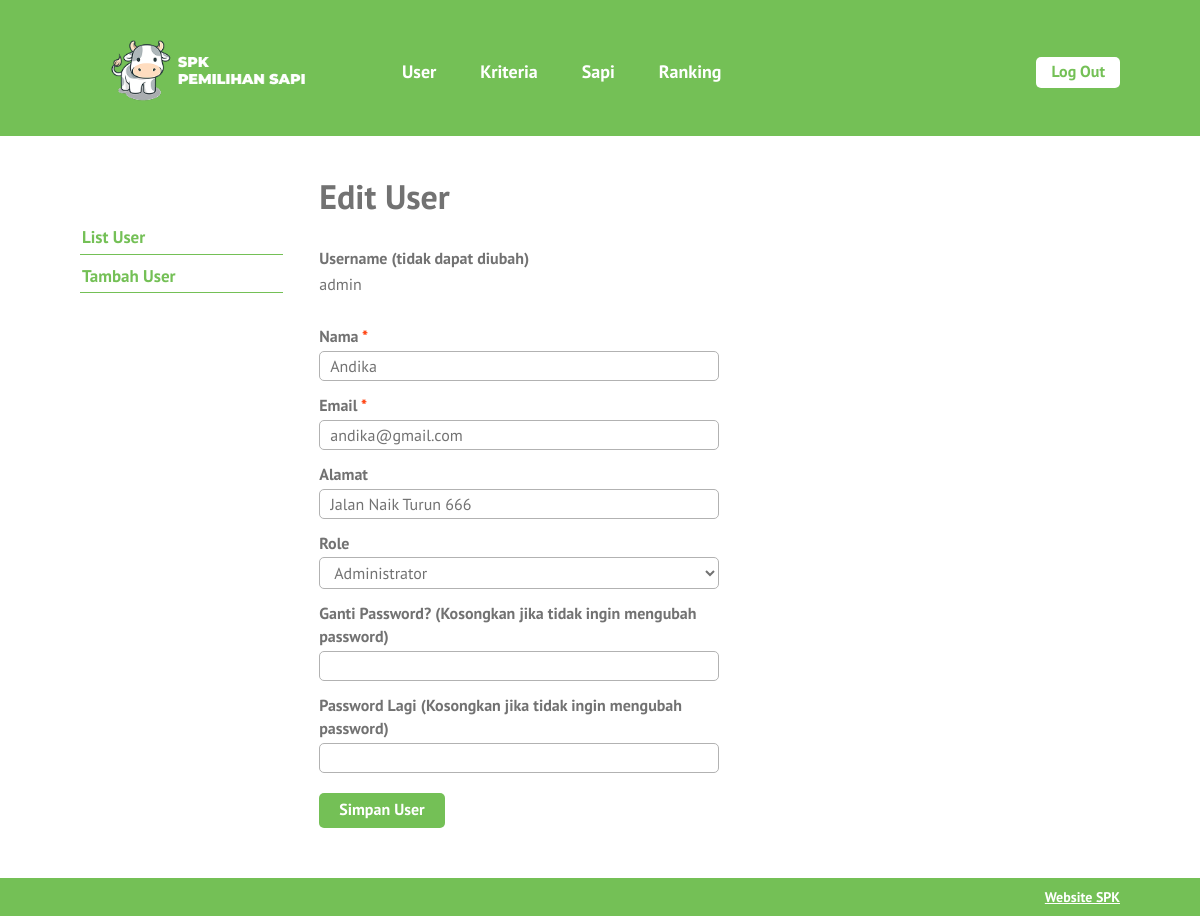
Page /edit-user.php?id=1 (signed in) on the committed database.
### tables this page shows
CREATE TABLE `user` (
  `id_user` int(5) NOT NULL,
  `username` varchar(16) NOT NULL,
  `password` varchar(50) NOT NULL,
  `nama` varchar(70) NOT NULL,
  `email` varchar(50) DEFAULT NULL,
  `alamat` varchar(100) DEFAULT NULL,
  `role` char(1) NOT NULL
);

### edit-user.php (the view, shortened to what this page needs)
<?php require_once('includes/init.php'); ?>
<?php cek_login($role = array(1)); ?>
<?php
$sukses = false;
$ada_error = false;
$result = '';
$id_user = (isset($_GET['id'])) ? trim($_GET['id']) : '';
if(!$id_user) {
	$ada_error = 'Maaf, data tidak dapat diproses.';
} else {
	$query = $pdo->prepare('SELECT id_user, username, nama, email, alamat, role FROM user WHERE user.id_user = :id_user');
	$query->execute(array('id_user' => $id_user));
	$result = $query->fetch();
	$nama = (isset($result['nama'])) ? trim($result['nama']) : '';
	$email = (isset($result['email'])) ? trim($result['email']) : '';
	$alamat = (isset($result['alamat'])) ? trim($result['alamat']) : '';
	$role = (isset($result['role'])) ? trim($result['role']) : '';
}
?>
<?php
require_once('template-parts/header.php');
?>
	<div class="main-content-row">
	<div class="container clearfix">
		<?php include_once('template-parts/sidebar-user.php'); ?>
		<div class="main-content the-content">
			<h1>Edit User</h1>
			<?php if($sukses): ?>
				<div class="msg-box">
					<p>Data berhasil disimpan</p>
				</div>
			<?php elseif($ada_error): ?>
				<p><?php echo $ada_error; ?></p>
			<?php else: ?>
				<form action="edit-user.php?id=<?php echo $id_user; ?>" method="post">
					<div class="field-wrap clearfix">
						<label>Username (tidak dapat diubah)</label>
						<p><?php echo $result['username']; ?></p>
					</div>
					<div class="field-wrap clearfix">
						<label>Nama <span class="red">*</span></label>
						<input type="text" name="nama" value="<?php echo $nama; ?>">
					</div>
					<div class="field-wrap clearfix">
						<label>Email <span class="red">*</span></label>
						<input type="email" name="email" value="<?php echo $email; ?>">
					</div>
					<div class="field-wrap clearfix">
						<label>Alamat</label>
						<input type="text" name="alamat" value="<?php echo $alamat; ?>">
					</div>
					<div class="field-wrap clearfix">
						<label>Role</label>
						<select name="role">
							<option value="1" <?php selected($role, 1); ?>>Administrator</option>
						</select>
					</div>
					<div class="field-wrap clearfix">
						<label>Ganti Password? (Kosongkan jika tidak ingin mengubah password)</label>
						<input type="password" name="password">
					</div>
					<div class="field-wrap clearfix">
						<label>Password Lagi (Kosongkan jika tidak ingin mengubah password)</label>
						<input type="password" name="password2">
					</div>
					<div class="field-wrap clearfix">
						<button type="submit" name="submit" value="submit" class="button">Simpan User</button>
					</div>
				</form>
			<?php endif; ?>
		</div>
	</div>
	</div>
<?php
require_once('template-parts/footer.php');

### stylesheets/style.css (style rules this page uses)
html,body,div,span,applet,object,iframe,h1,h2,h3,h4,h5,h6,p,blockquote,pre,a,abbr,acronym,address,big,cite,code,del,dfn,em,img,ins,kbd,q,s,samp,small,strike,strong,sub,sup,tt,var,b,u,i,center,dl,dt,dd,ol,ul,li,fieldset,form,label,legend,table,caption,tbody,tfoot,thead,tr,th,td,article,aside,canvas,details,embed,figure,figcaption,footer,header,hgroup,menu,nav,output,ruby,section,summary,time,mark,audio,video { margin:0;padding:0;border:0;font-size:100%;vertical-align:baseline }
body { line-height:1 }
*,*:before,*:after { -moz-box-sizing:border-box;-webkit-box-sizing:border-box;box-sizing:border-box }
.clearfix:before,.clearfix:after { content:" ";display:table }
.clear,.clearfix:after { clear:both }
.container { max-width:1100px;margin:0 auto;position:relative;padding:0 30px }
body { background:#74c056;font-family:"PT Sans",sans-serif;color:#727272;font-size:14px;line-height:1.3;font-weight:500 }
textarea,input[type="text"],input[type="email"],input[type="date"],input[type="tel"],input[type="search"],input[type="number"],select,input[type="password"] { background:#fff;border:1px solid #b2b2b2;width:100%;font-family:inherit;font-weight:inherit;font-size:16px;padding:4px 10px;vertical-align:top;margin:0;color:#727272;border-radius:5px }
h1,h2,h3,h4,h5,h6 { font-weight:300 }
.the-content { font-size:16px;line-height:1.42857 }
.the-content h1,.the-content h2,.the-content h3,.the-content h4,.the-content h5,.the-content h6 { font-weight:700 }
.the-content h1 { font-size:34px;margin:0.8em 0 0.8em;padding:0;line-height:1.2 }
.the-content blockquote,.the-content table,.the-content p,.the-content ul,.the-content ol,.the-content dd,.the-content pre,.the-content iframe,.the-content .flxmap-container,.the-content hr { margin-bottom:1em }
.the-content>h1:first-child,.the-content>h3:first-child,.the-content>h2:first-child { margin-top:0 }
button,a { -webkit-transition:all .2s ease;-moz-transition:all .2s ease;-o-transition:all .2s ease;transition:all 0.2s ease }
span.red,a.red,.the-content span.red,.the-content a.red { color:#ff3600 }
.the-content .button,.button { background:#74c056;color:#fff;display:inline-block;font-size:16px;font-weight:700;line-height:1.2;border:0;font-family:inherit;padding:7px 20px 9px;cursor:pointer;border-radius:5px }
.main-content { float:right;width:77%;padding:40px 0 }
.field-wrap { max-width:400px;padding-bottom:10px }
.field-wrap label { display:block;font-weight:700;padding:3px 0 }
.field-wrap .button { margin-top:10px }

### rows in the picture
user: username "admin", nama "Andika", email "andika@gmail.com", alamat "Jalan Naik Turun 666", role "Administrator"
